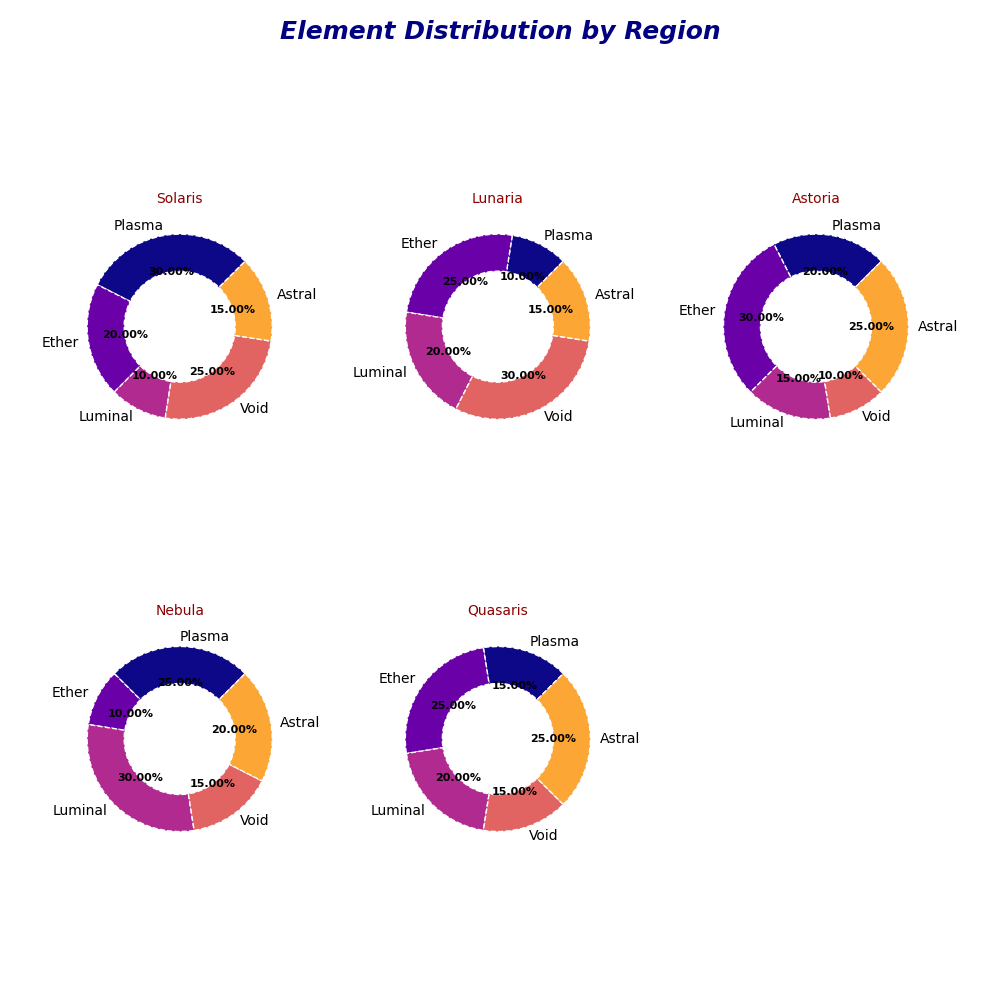

Write the Python code that produced this figure.
import matplotlib.pyplot as plt
import numpy as np

regions = ['Solaris', 'Lunaria', 'Astoria', 'Nebula', 'Quasaris']
elements = ['Plasma', 'Ether', 'Luminal', 'Void', 'Astral']
distributions = [
    [30, 20, 10, 25, 15],
    [10, 25, 20, 30, 15],
    [20, 30, 15, 10, 25],
    [25, 10, 30, 15, 20],
    [15, 25, 20, 15, 25],
]

fig, ax = plt.subplots(figsize=(10, 10), nrows=2, ncols=3)
ax = ax.flatten()

for idx, region in enumerate(regions):
    wedges, texts, autotexts = ax[idx].pie(
        distributions[idx],
        labels=elements,
        autopct='%1.2f%%',  # Altered from '%1.1f%%' for more precision
        startangle=45,  # Changed from 90 to create variation
        colors=[plt.cm.plasma(i / len(elements)) for i in range(len(elements))],  # Changed colormap to 'plasma'
        wedgeprops=dict(width=0.4, edgecolor='w', linestyle='dashed')  # Changed wedge width, edgecolor, and linestyle
    )
    for text in autotexts:  # Adjusting font size and weight for clarity
        text.set_fontsize(8)
        text.set_weight("bold")
    ax[idx].set_title(region, fontsize=10, color='darkred')  # Changed title font size and color

# Remove the last unnecessary subplot
for a in ax[len(regions):]:
    a.remove()

# Altered suptitle properties
fig.suptitle("Element Distribution by Region", fontsize=18, fontweight='bold', color='navy', style='italic')

# Adding grid randomly to some subplots
ax[1].grid(True, which='both', linestyle='--', linewidth=0.7, color='gray')
ax[2].grid(True, which='both', linestyle='--', linewidth=0.7, color='gray')

plt.tight_layout(pad=3.0, h_pad=2.5, w_pad=2.5)  # Altered padding for variation
plt.show()
